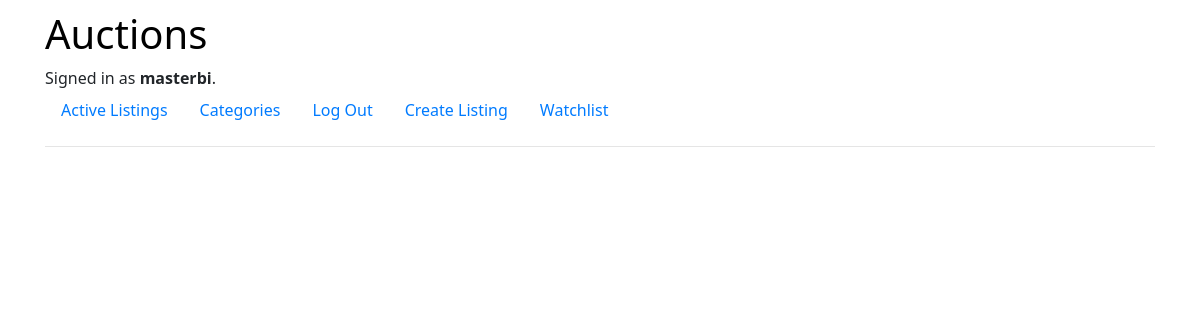
The app's page /categories (signed in), older data.
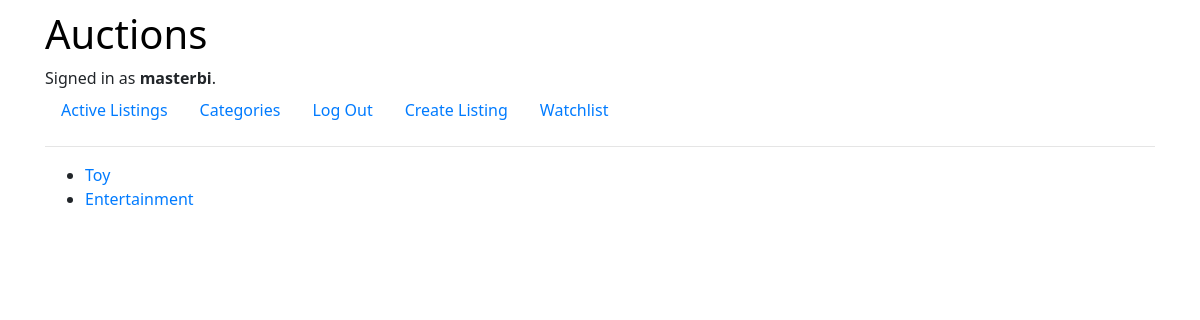
The same page, newer data.
### auctions/models.py (models this page shows)
class Category(models.Model):
    name = models.CharField(max_length=256)
    def __str__(self):
        return f"{self.name}"

### auctions/views.py (the view)
# urls.py: path("categories", views.showCategories, name="categories"),
def showCategories(request):
    CategoryList = Category.objects.all()
    return render(request, "auctions/categories.html", {
        'CategoryList': CategoryList
    })

### auctions/templates/auctions/categories.html (shortened to what this page needs)
{% extends "auctions/layout.html" %}
{% block body %}
<ul>
    {% for category in CategoryList %}
        <li>
            <a href="{% url 'auctions:category' category.id %}">{{ category }}</a>
        </li>
    {% endfor %}
</ul>
{% endblock %}

Row changes from the older to the newer data that the page shows:
added Category: name "Toy"
added Category: name "Entertainment"
